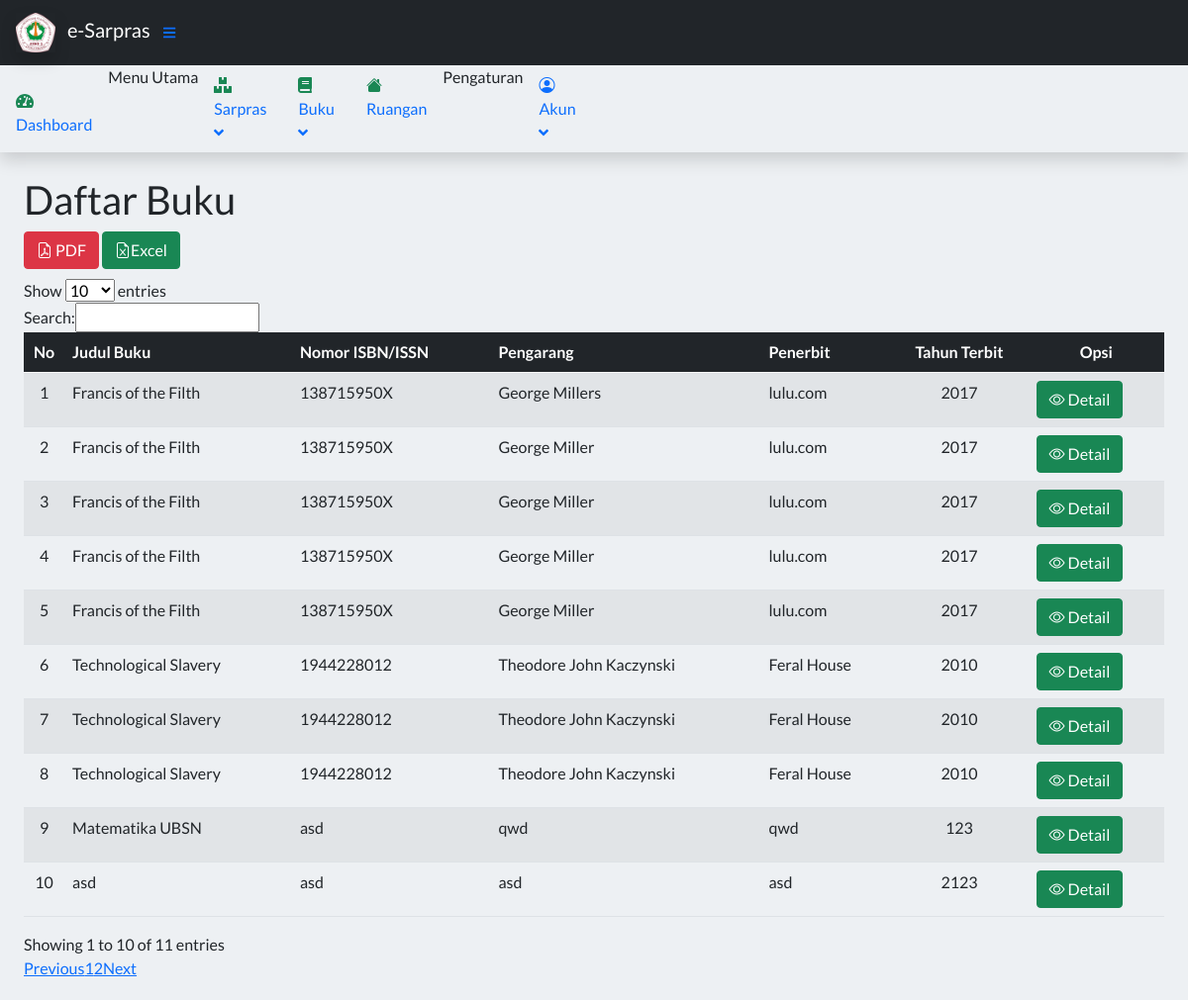
Screenshot of /index.php?page=DaftarBuku (signed in) with the database file from the repository.
### tables this page shows
CREATE TABLE `tbuku` (
  `idBuku` int(11) NOT NULL,
  `judulBuku` varchar(50) NOT NULL,
  `fotoBuku` varchar(255) DEFAULT 'book.svg',
  `nomorBuku` varchar(30) DEFAULT NULL,
  `pengarang` varchar(30) NOT NULL,
  `penerbit` varchar(30) NOT NULL,
  `tahunTerbit` int(4) NOT NULL,
  `jumlahHalaman` int(4) DEFAULT NULL,
  `nomorRegister` varchar(30) DEFAULT NULL,
  `tahunPembelian` int(4) DEFAULT NULL,
  `hargaBuku` int(7) DEFAULT 0,
  `sumberDana` enum('BOS','BOSDA') NOT NULL,
  `kondisiBuku` enum('Baik','Rusak') NOT NULL,
  `linkRuangan` int(11) NOT NULL,
  `isDeleted` tinyint(1) NOT NULL DEFAULT 0
);

### config/connect.php (called while the page is built)
<?php
    $db = mysqli_connect('localhost', 'root', '', 'inventorymanagement');
    function querySql($query)
        {
        global $db;
        $item = mysqli_query($db, $query);
        $items = [];
        while ($row = mysqli_fetch_assoc($item)) {
            $items[] = $row;
            }
        return $items;
        }

### contents/Buku/daftarbuku.php (the view, shortened to what this page needs)
<?php
    $buku = querySql ("SELECT * FROM tbuku WHERE isDeleted=0");
 ?>
<main>
    <div class="container-fluid px-4">
        <h1 class="mt-4">Daftar Buku</h1>
          <div style="margin-bottom: 10px">
        <a href="config/bukupdf/pdf.php" class="btn btn-danger bi bi-file-earmark-pdf" target="_blank"> PDF</a>
        <a href="config/excel/reportdataexcel.php" class="btn btn-success bi bi-file-earmark-excel" target="_blank">Excel</a>
    </div>
          <div style="margin-bottom: 20px">
<table id="example" class="table caption-top table-striped" class="display nowrap table-striped table-bordered table" style="width:100%">
            <thead class="table-dark">
                <tr>
                    <th class="text-md-center align-middle">No</th>
                    <th class="align-middle">Judul Buku</th>
                    <th class="align-middle">Nomor ISBN/ISSN</th>
                    <th class="align-middle">Pengarang</th>
                    <th class="align-middle">Penerbit</th>
                    <th class="text-md-center align-middle">Tahun Terbit</th>
                    <th class="text-md-center align-middle">Opsi</th>
                </tr>
            </thead>
            <tbody class="">
                <?php $i = 1;?>
                <?php foreach($buku as $item) : ?>
                    <tr>
                    <td class="text-md-center"><?= $i; ?></td>
                    <td class=""><?= $item["judulBuku"]; ?></td>
                    <td class=""><?= $item["nomorBuku"]; ?></td>
                    <td class=""><?= $item["pengarang"]; ?></td>
                    <td class=""><?= $item["penerbit"]; ?></td>
                    <td class="text-md-center"><?= $item["tahunTerbit"]; ?></td>
                        <td>
                                <a href="index.php?page=DetailBuku&id=<?php echo $item['idBuku']; ?>"class="btn btn-success"><i class="bi bi-eye"></i> Detail</a>
                        </td>
                    </tr>
                    <?php $i++ ?>
                <?php endforeach; ?>
            </tbody>
        </table>
        </div>
    </div>
</main>

### index.php (style rules this page uses)
body { background-color: rgb(237, 240, 243); font-family: 'Lato', sans-serif; }

### rows the page displays
tbuku: judulBuku "Francis of the Filth", nomorBuku "138715950X", pengarang "George Millers", penerbit "lulu.com", tahunTerbit "2017"
tbuku: judulBuku "Francis of the Filth", nomorBuku "138715950X", pengarang "George Miller", penerbit "lulu.com", tahunTerbit "2017"
tbuku: judulBuku "Francis of the Filth", nomorBuku "138715950X", pengarang "George Miller", penerbit "lulu.com", tahunTerbit "2017"
tbuku: judulBuku "Francis of the Filth", nomorBuku "138715950X", pengarang "George Miller", penerbit "lulu.com", tahunTerbit "2017"
tbuku: judulBuku "Francis of the Filth", nomorBuku "138715950X", pengarang "George Miller", penerbit "lulu.com", tahunTerbit "2017"
tbuku: judulBuku "Technological Slavery", nomorBuku "1944228012", pengarang "Theodore John Kaczynski", penerbit "Feral House", tahunTerbit "2010"
tbuku: judulBuku "Technological Slavery", nomorBuku "1944228012", pengarang "Theodore John Kaczynski", penerbit "Feral House", tahunTerbit "2010"
tbuku: judulBuku "Technological Slavery", nomorBuku "1944228012", pengarang "Theodore John Kaczynski", penerbit "Feral House", tahunTerbit "2010"
tbuku: judulBuku "Matematika UBSN", nomorBuku "asd", pengarang "qwd", penerbit "qwd", tahunTerbit "123"
tbuku: judulBuku "asd", nomorBuku "asd", pengarang "asd", penerbit "asd", tahunTerbit "2123"
